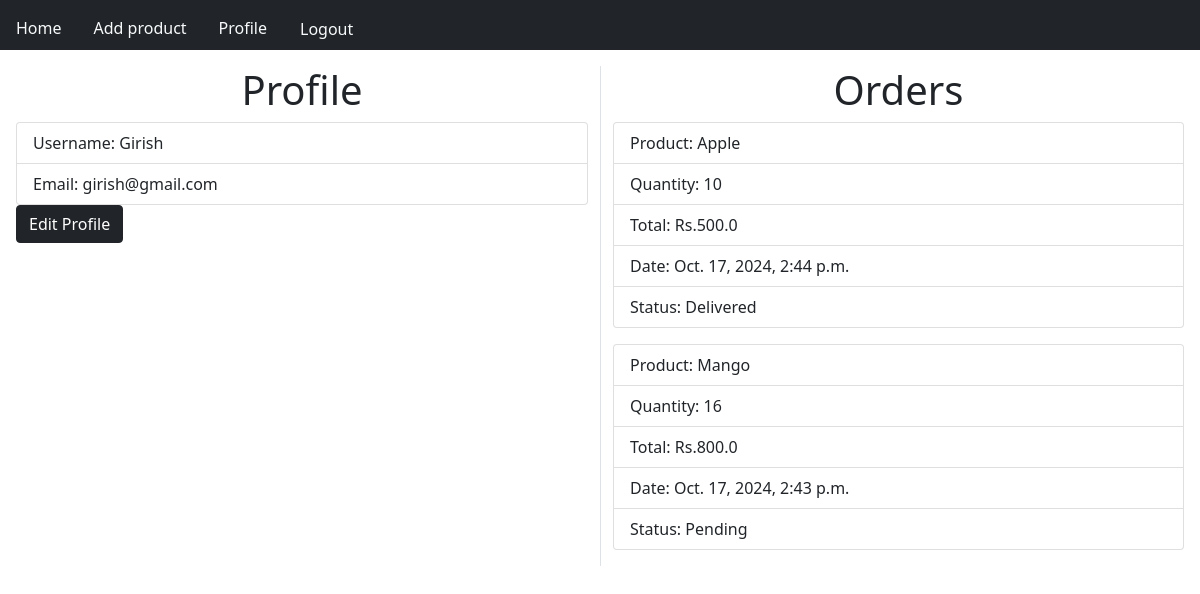
Page /profile/ (signed in) on the committed database.
### base/models.py (models this page shows, shortened)
class Orders(models.Model):
    user = models.ForeignKey(User, on_delete=models.CASCADE)
    item = models.ForeignKey(Item, on_delete=models.CASCADE)
    quantity = models.IntegerField(default=1)
    orderedAt = models.DateTimeField(auto_now_add=True)
    updatedAt = models.DateTimeField(auto_now=True)
    total = models.FloatField()
    status = models.BooleanField(default=False)

class Item(models.Model):
    title = models.CharField(max_length=100)
    price = models.FloatField()
    category = models.ManyToManyField(Category)
    label = models.CharField(max_length=100)
    description = models.TextField()
    listedBy = models.ForeignKey(User, on_delete=models.CASCADE)
    listedAt = models.DateTimeField(auto_now_add=True)
    updatedAt = models.DateTimeField(auto_now=True)
    def __str__(self):
        return self.title

### base/views.py (the view)
# urls.py: path('profile/', views.profile, name='profile'),
def profile(request):
    if not request.user.is_authenticated:
        return redirect('login')
    user = request.user
    orders = Orders.objects.filter(user=user).order_by('-orderedAt')
    profileUser, created = Profile.objects.get_or_create(user=user)
    context = {
        'orders': orders,
        'profileUser': profileUser
    }
    return render(request, 'profile.html', context)

### templates/profile.html
{% extends 'base.html' %}
{% block content %}
<div class="row justify-content-center p-3">
    <div class="col-md-6 ms-0">
        <h1 class="d-flex justify-content-center">Profile</h1>
        <ul class="list-group">
            <li class="list-group-item">Username: {{ user.username }}</li>
            <li class="list-group-item">Email: {{ user.email }}</li>
        </ul>
        <a class = "btn btn-dark" href = "#">Edit Profile</a>
    </div>
    <div class="col-md-6 border-start">
        <h1 class="d-flex justify-content-center ">Orders</h1>
        {% for order in orders %}
        <ul class="list-group mb-3">
            <li class="list-group-item">Product: {{ order.item }}</li>
            <li class="list-group-item">Quantity: {{ order.quantity }}</li>
            <li class="list-group-item">Total: Rs.{{ order.total }}</li>
            <li class="list-group-item">Date: {{ order.orderedAt }}</li>
            {% if order.status %}
            <li class="list-group-item">Status: Delivered</li>
            {% else %}
            <li class="list-group-item">Status: Pending</li>
            {% endif %}
        </ul>
        {% endfor %}
</div>
{% endblock %}

### rows in the picture
Orders: item "Apple", quantity "10", total "500.0", orderedAt "Oct. 17, 2024, 2:44 p.m.", status "Status: Delivered"
Orders: item "Mango", quantity "16", total "800.0", orderedAt "Oct. 17, 2024, 2:43 p.m.", status "Status: Pending"

### other values in the picture
{{ user.username }} "Girish"
{{ user.email }} "girish@gmail.com"
